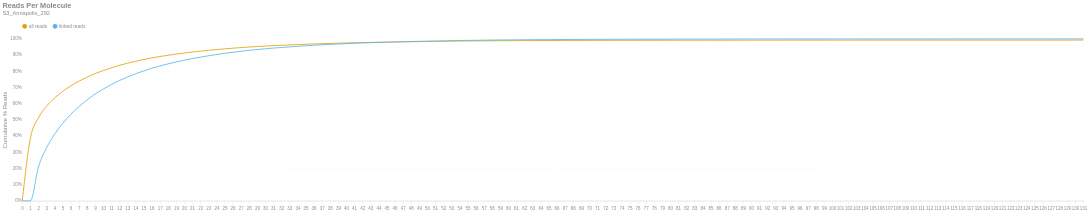

The notebook cell saved with this chart:
### Markdown cell above
### Reads per Molecule
This chart shows the cumulative distribution of the number of reads per linked molecule. That is, how many alignments are associated with a unique molecule. This excludes the number of reads associated with invalid or absent linked-read barcodes. The `linked` histogram is the percentages recalculated when disregarding singletons.

### Code cell
if SKIPLR:
    print_html(f"Skipped")
else:
    counts = np.bincount(valids['reads'].cast(pl.Int64).to_numpy())
    weighted = counts * np.arange(len(counts))
    all_perc = weighted / n_reads
    linked_perc = weighted / n_linked_reads
    linked_perc[1] = 0
    binned_df = pl.DataFrame({
        'readsper': list(range(len(counts))),
        'all reads (cumsum)': np.cumsum(all_perc).tolist(),
        'linked reads (cumsum)': np.cumsum(linked_perc).tolist(),
    })

    with SafeRender(binned_df):
        (
            density_plot(binned_df, 'Reads Per Molecule', samplename, 'readspmol')
            .encode(
                x=alt.X('readsper:O', title=None).axis(labelAngle=0).scale(padding=0),
                y=alt.Y('value:Q', title='Cumulative % Reads').axis(format='%').stack(False),
                color=alt.Color("key:N").scale(domain=["all reads", "linked reads"]),
                tooltip=[
                    alt.Tooltip("key:N", title="Data Type"),
                    alt.Tooltip("readsper:O", title="Reads Per Molecule"),
                    alt.Tooltip("value:Q", format=".2%", title="% Reads (Cum.)")
                ]            
            )
        ).display()

### Figure 1 — Vega-Lite specification as saved in the notebook (floating-point values rounded to 4 significant figures; data arrays with more than 128 entries replaced by an {"elided": "..."} marker saying what was removed)
{"width": "container", "height": 400, "config": {"title": {"anchor": "start", "dy": -15, "fontSize": 18, "color": "#888888", "subtitleColor": "#888888", "subtitleFontSize": 14}, "arc": {"fill": "#0072B2"}, "axis": {"domainColor": "#888888", "domainWidth": 0.5, "gridWidth": 0.2, "grid": false, "titleFontWeight": 400, "titleFontSize": 15, "labelFontSize": 11, "labelColor": "#888888", "tickColor": "#888888", "tickWidth": 0.2, "titleColor": "#888888"}, "axisBand": {"grid": false}, "axisX": {"grid": true, "tickSize": 10, "domainCap": "round"}, "axisY": {"domain": false, "grid": true, "tickSize": 0, "domainCap": "round"}, "background": "transparent", "header": {"labelFontSize": 15, "labelColor": "#888888", "titleFontSize": 15, "titleFontWeight": 600, "titleColor": "#888888"}, "legend": {"labelFont": "sans-serif", "labelFontSize": 12, "labelColor": "#888888", "symbolSize": 100, "symbolType": "circle", "titleFontSize": 12, "titlePadding": 10, "titleColor": "#888888", "title": null, "orient": "top"}, "range": {"category": ["#E69F00", "#56B4E9", "#009E73", "#F0E442", "#0072B2", "#D55E00", "#CC79A7", "#000000"], "diverging": ["#cfe8f3", "#a2d4ec", "#73bfe2", "#46abdb", "#1696d2", "#12719e"]}, "area": {"fill": "#0072B2", "fillOpacity": 0.7, "line": true, "strokeOpacity": 0.7}, "line": {"color": "#0072B2", "stroke": "#0072B2", "strokeWidth": 2}, "trail": {"color": "#0072B2", "stroke": "#0072B2", "strokeWidth": 0, "size": 1}, "point": {"filled": true, "fillOpacity": 1.0, "size": 95}, "text": {"color": "#888888", "fontSize": 11, "align": "right", "fontWeight": 400, "size": 11}, "bar": {"fill": "#0072B2", "stroke": null}, "view": {"stroke": null, "continuousWidth": 660, "continuousHeight": 400}}, "data": {"name": "data-b8754cf3d32f3d1b5e6f0d66d0acd9b7"}, "mark": {"type": "line", "interpolate": "monotone", "point": {"opacity": 0, "size": 275}}, "encoding": {"color": {"field": "key", "scale": {"domain": ["all reads", "linked reads"]}, "type": "nominal"}, "tooltip": [{"field": "key", "title": "Data Type", "type": "nominal"}, {"field": "readsper", "title": "Reads Per Molecule", "type": "ordinal"}, {"field": "value", "format": ".2%", "title": "% Reads (Cum.)", "type": "quantitative"}], "x": {"axis": {"labelAngle": 0}, "field": "readsper", "scale": {"padding": 0}, "title": null, "type": "ordinal"}, "y": {"axis": {"format": "%"}, "field": "value", "stack": false, "title": "Cumulative % Reads", "type": "quantitative"}}, "params": [{"name": "param_c36ac31b6afebe62", "select": {"type": "point", "fields": ["key"]}, "bind": "legend"}], "title": {"text": "Reads Per Molecule", "subtitle": "S3_Annapolis_292"}, "transform": [{"fold": ["all reads (cumsum)", "linked reads (cumsum)"]}, {"calculate": "replace(datum.key, ' (cumsum)', '')", "as": "key"}, {"filter": {"param": "param_c36ac31b6afebe62"}}], "usermeta": {"embedOptions": {"downloadFileName": "S3_Annapolis_292.readspmol"}}, "$schema": "https://vega.github.io/schema/vega-lite/v6.1.0.json", "datasets": {"data-b8754cf3d32f3d1b5e6f0d66d0acd9b7": {"elided": "132 records"}}}
